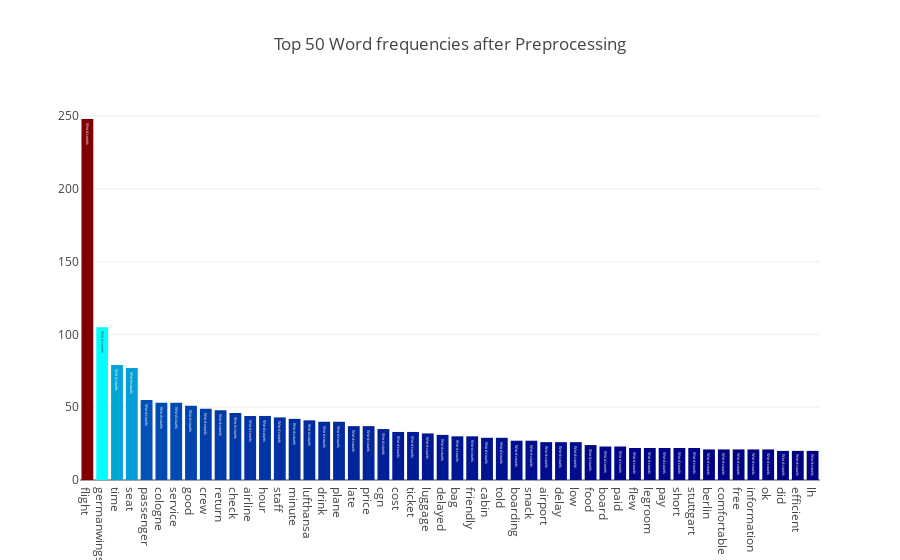

Here is the notebook cell this chart was saved with:
### Code cell
text = list(df_review['Review'].values)
show_word_frequencies(text, title='Top 50 Word frequencies after Preprocessing')

### Figure 1 — Plotly figure (JSON) as saved in the notebook; plotly's stock layout.template omitted (floating-point values rounded to 4 significant figures)
{"data": [{"marker": {"color": [248, 105, 79, 77, 55, 53, 53, 51, 49, 48, 46, 44, 44, 43, 42, 41, 40, 40, 37, 37, 35, 33, 33, 32, 31, 30, 30, 29, 29, 27, 27, 26, 26, 26, 24, 23, 23, 22, 22, 22, 22, 22, 21, 21, 21, 21, 21, 20, 20, 20], "colorscale": "Jet"}, "text": "Word counts", "type": "bar", "uid": "a114f3c9-9934-46bc-b5de-6e78e4329b20", "x": ["flight", "germanwings", "time", "seat", "passenger", "cologne", "service", "good", "crew", "return", "check", "airline", "hour", "staff", "minute", "lufthansa", "drink", "plane", "late", "price", "cgn", "cost", "ticket", "luggage", "delayed", "bag", "friendly", "cabin", "told", "boarding", "snack", "airport", "delay", "low", "food", "board", "paid", "flew", "legroom", "pay", "short", "stuttgart", "berlin", "comfortable", "free", "information", "ok", "did", "efficient", "lh"], "y": [248, 105, 79, 77, 55, 53, 53, 51, 49, 48, 46, 44, 44, 43, 42, 41, 40, 40, 37, 37, 35, 33, 33, 32, 31, 30, 30, 29, 29, 27, 27, 26, 26, 26, 24, 23, 23, 22, 22, 22, 22, 22, 21, 21, 21, 21, 21, 20, 20, 20]}], "layout": {"title": {"text": "Top 50 Word frequencies after Preprocessing"}}}
